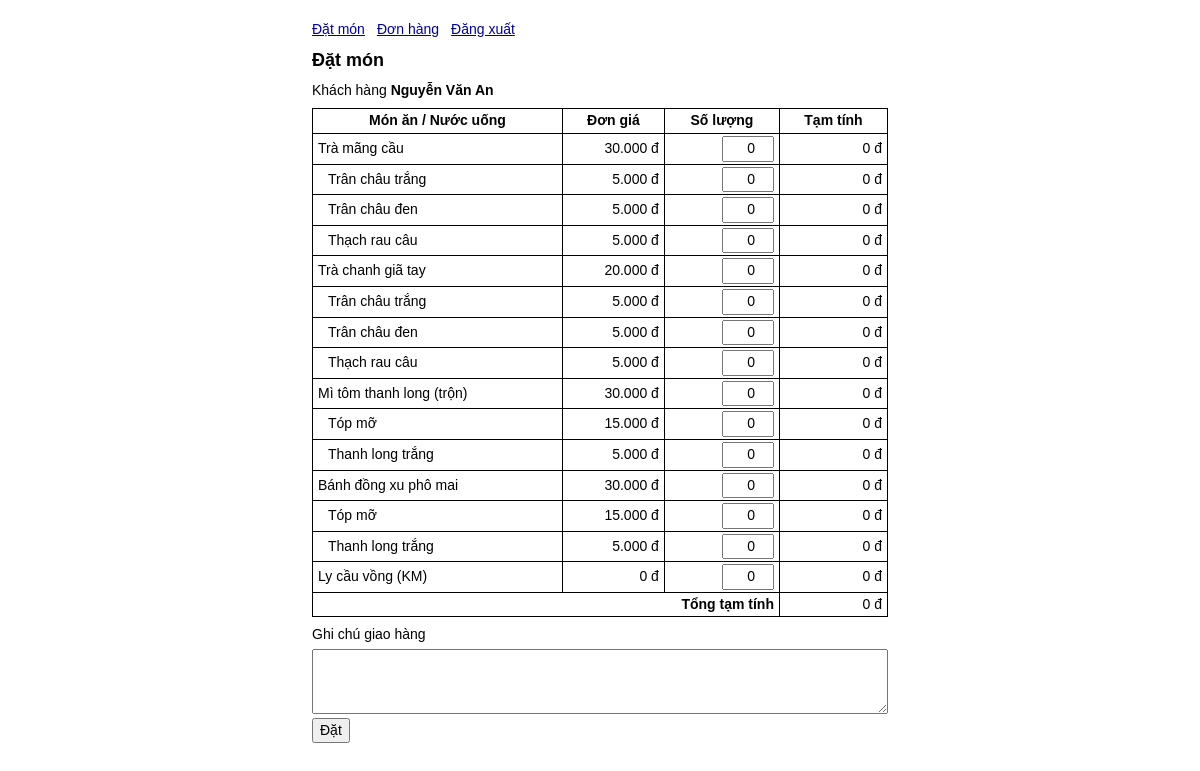
Screenshot of /datmon.php (signed in) with the database file from the repository.
### tables this page shows
CREATE TABLE MONAN (
    MAMA CHAR(4) PRIMARY KEY,
    TENMA VARCHAR(100) NOT NULL,
    DONGIA DECIMAL(10, 0) NOT NULL CHECK (DONGIA >= 0),
    LOAIMA ENUM('Món ăn', 'Topping món ăn', 'Nước uống', 'Topping nước uống', 'Khuyến mãi') NOT NULL
);

### datmon.php (the view, shortened to what this page needs)
<?php
require 'chung.php';
$taiKhoan = yeuCauDangNhap();
require 'connect.php';
$monChinh = [];
$topping = ['Topping món ăn' => [], 'Topping nước uống' => []];
$loaiTopping = ['Món ăn' => 'Topping món ăn', 'Nước uống' => 'Topping nước uống'];
$ketQua = $connect->query(
    "SELECT MAMA, TENMA, DONGIA, LOAIMA FROM MONAN
     ORDER BY FIELD(LOAIMA, 'Nước uống', 'Món ăn', 'Khuyến mãi', 'Topping nước uống', 'Topping món ăn'), MAMA"
);
while ($mon = $ketQua->fetch_assoc()) {
    if (isset($topping[$mon['LOAIMA']])) {
        $topping[$mon['LOAIMA']][] = $mon;
    } else {
        $monChinh[] = $mon;
    }
}
$ghiChu = '';
$soLuongNhap = [];
dauTrang('Đặt món');
?>
<p>Khách hàng <strong><?= h($taiKhoan['HOTEN']) ?></strong></p>
<form action="datmon.php" method="post" id="form-dat-mon">
    <div class="bang-cuon">
        <table>
            <thead>
                <tr><th scope="col">Món ăn / Nước uống</th><th scope="col">Đơn giá</th><th scope="col">Số lượng</th><th scope="col">Tạm tính</th></tr>
            </thead>
            <?php foreach ($monChinh as $mon): ?>
                <?php
                $maMon = $mon['MAMA'];
                $loaiKem = $loaiTopping[$mon['LOAIMA']] ?? '';
                $cacDong = array_merge([$mon], $topping[$loaiKem] ?? []);
                ?>
                <tbody>
                    <?php foreach ($cacDong as $dong): ?>
                        <?php
                        $ma = $dong['MAMA'];
                        $laTopping = $ma !== $maMon;
                        $giaTri = $soLuongNhap[$maMon][$ma] ?? '0';
                        $giaTri = is_scalar($giaTri) ? $giaTri : '0';
                        $tenNhan = 'Số lượng ' . $dong['TENMA'];
                        if ($laTopping) {
                            $tenNhan .= ' cho ' . $mon['TENMA'];
                        }
                        ?>
                        <tr class="<?= $laTopping ? 'topping' : 'mon-chinh' ?>">
                            <th scope="row"><?= h($dong['TENMA']) ?></th>
                            <td class="so"><?= tien($dong['DONGIA']) ?> đ</td>
                            <td class="so">
                                <input type="number" name="sl[<?= h($maMon) ?>][<?= h($ma) ?>]"
                                    min="0" max="999" step="1" value="<?= h($giaTri) ?>"
                                    data-gia="<?= h($dong['DONGIA']) ?>" aria-label="<?= h($tenNhan) ?>">
                            </td>
                            <td class="so" data-tam-tinh>0 đ</td>
                        </tr>
                    <?php endforeach; ?>
                </tbody>
            <?php endforeach; ?>
            <tfoot>
                <tr><th scope="row" colspan="3">Tổng tạm tính</th><td class="so" id="tong-tien">0 đ</td></tr>
            </tfoot>
        </table>
    </div>
    <div class="dat-hang">
        <label for="ghi-chu">Ghi chú giao hàng</label>
        <textarea id="ghi-chu" name="ghichu" rows="3" maxlength="500"><?= h($ghiChu) ?></textarea>
        <button type="submit">Đặt</button>
    </div>
</form>
<?php cuoiTrang(); ?>

### chung.php (shortened to what this page needs)
<?php
function h($giaTri)
{
    return htmlspecialchars((string) $giaTri, ENT_QUOTES, 'UTF-8');
}
function tien($giaTri)
{
    return number_format((int) $giaTri, 0, ',', '.');
}
function dauTrang($tieuDe, $lop = '')
{
    $taiKhoan = $_SESSION['taikhoan'] ?? null;
    ?>
<!DOCTYPE html>
<html lang="vi">
<head>
    <link rel="stylesheet" href="style.css">
</head>
<body>
<main class="<?= h($lop) ?>">
    <?php if ($taiKhoan): ?>
        <header>
            <nav aria-label="Điều hướng">
                <?php if (!$taiKhoan['QUANLY']): ?>
                    <a href="datmon.php">Đặt món</a>
                <?php endif; ?>
                <a href="donhang.php">Đơn hàng</a>
                <form action="index.php" method="post">
                    <button type="submit" name="dangxuat" value="1" class="lien-ket">Đăng xuất</button>
                </form>
            </nav>
        </header>
    <?php endif; ?>
    <h1><?= h($tieuDe) ?></h1>
    <?php
}
function cuoiTrang()
{
    ?>
</main>
</body>
</html>
    <?php
}

### style.css (style rules this page uses)
* { box-sizing: border-box; }
body { margin: 0; padding: 12px; font: 14px/1.4 Arial, sans-serif; color: black; background: white; }
main { max-width: 36rem; margin: 8px auto; }
header { margin-bottom: 8px; }
nav { display: flex; flex-wrap: wrap; gap: 4px 12px; }
h1 { margin: 0 0 8px; font-size: 18px; }
p { margin: 8px 0; }
a, .lien-ket { color: #0000a0; }
input, select, textarea, button { font: inherit; }
button { cursor: pointer; }
.lien-ket { border: 0; padding: 0; background: none; text-decoration: underline; }
.bang-cuon { overflow-x: auto; }
table { width: 100%; border-collapse: collapse; }
th, td { padding: 2px 5px; border: 1px solid black; }
tbody th { text-align: left; font-weight: normal; }
tfoot th { text-align: right; }
.topping th { padding-left: 15px; }
.so { text-align: right; white-space: nowrap; }
.so input { width: 3.25rem; text-align: right; }
.dat-hang { display: grid; gap: 4px; margin-top: 8px; }
.dat-hang button { justify-self: start; }
textarea { resize: vertical; }

### rows the page displays
monan: TENMA "Trà mãng cầu", DONGIA "30.000"
monan: TENMA "Trân châu trắng", DONGIA "5.000"
monan: TENMA "Trân châu đen", DONGIA "5.000"
monan: TENMA "Thạch rau câu", DONGIA "5.000"
monan: TENMA "Trà chanh giã tay", DONGIA "20.000"
monan: TENMA "Mì tôm thanh long (trộn)", DONGIA "30.000"
monan: TENMA "Tóp mỡ", DONGIA "15.000"
monan: TENMA "Thanh long trắng", DONGIA "5.000"
monan: TENMA "Bánh đồng xu phô mai", DONGIA "30.000"
monan: TENMA "Ly cầu vồng (KM)", DONGIA "0"

### other values shown
$tieuDe "Đặt món"
$taiKhoan['HOTEN'] "Nguyễn Văn An"
